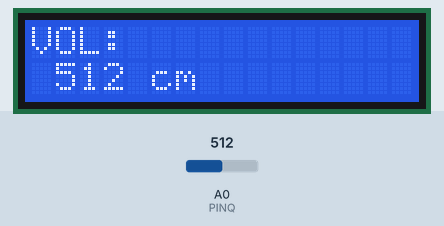
Recording of a sketch running on a simulated Arduino Uno, built with avr-gcc and run on an emulated ATmega328P. Shown: 16×2 character LCD. Inputs (shaded band) come from the test bench; at power-on: A0 (PINQ) = 512.

Above: at 1.2 s.
1.3 s: A0 (PINQ) set to 716
At 2.5 s:
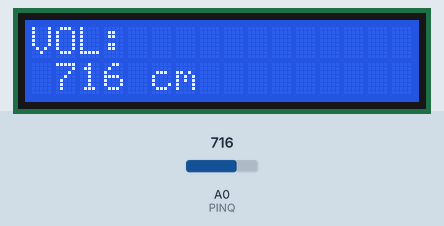
2.8 s: A0 (PINQ) set to 900
At 3.8 s:
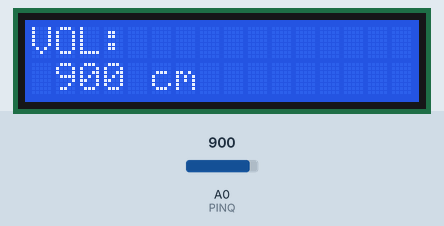
4.3 s: A0 (PINQ) set to 1023
At 4.8 s:
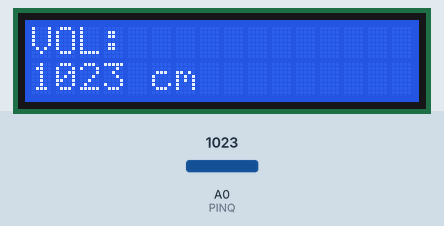
Timing chart, 0 to 7.3 s (numbered marks = the images above; inputs shaded):
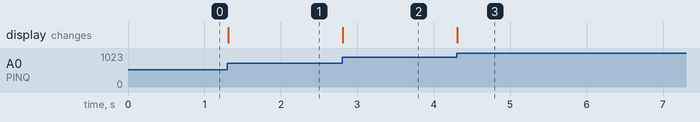

The sketch:

LCDR2.ino
```cpp
#include <Wire.h>
#include <LiquidCrystal_I2C.h>
#define PINQ A0
LiquidCrystal_I2C lcd(0x3F,16,2);
void setup() {
  lcd.init();
  lcd.backlight();
  lcd.print("VOL:");
}

void loop() {
  int ar = analogRead(A0);
  char pr[8];
  sprintf(pr, "%4d cm", ar);
  lcd.setCursor(0,1);
  lcd.print(pr);


}
```

Measured:
- after the input at 1.3 s, the display: changes at once (image 1)
- after the input at 2.8 s, the display: changes at once (image 2)
- after the input at 4.3 s, the display: changes at once (image 3)
